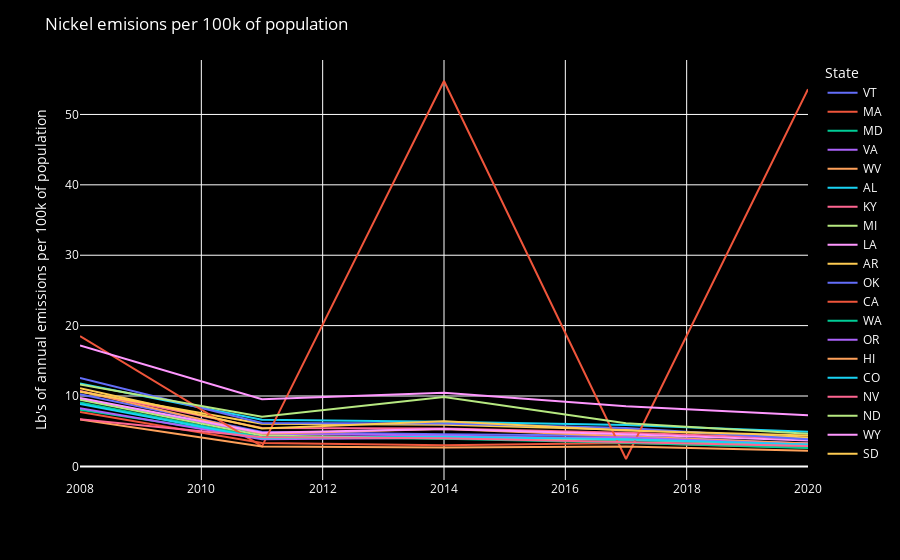

Write notebook code for a chart like this one.
### Code cell
#     'Nickel',
Nickel = nei_by_pollutant.loc[(nei_by_pollutant["Pollutant"] == 'Nickel')]

Nickel_plot = px.line(
    Nickel,
    x = "Year",
    y = "Emmisions_per_100k",
    hover_name = "CAV_adoption",
    color = "State",
    labels = {
        "Year":'',
        "Emmisions_per_100k": "Lb's of annual emissions per 100k of population"
    }
)

Nickel_plot.update_layout(
#     yaxis_range=[0,30],
    font_color="white",
    legend=dict(
    title="State"
))

Nickel_plot.update_layout({
    'plot_bgcolor':'black',
    'paper_bgcolor':'black',
    'title':'Nickel emisions per 100k of population'
})

Nickel_plot.show()

### Figure 1 — Plotly figure (JSON) as saved in the notebook; plotly's stock layout.template omitted (floating-point values rounded to 4 significant figures)
{"data": [{"hovertemplate": "<b>%{hovertext}</b><br><br>State=VT<br>=%{x}<br>Lb's of annual emissions per 100k of population=%{y}<extra></extra>", "hovertext": ["High CAV adoption", "High CAV adoption", "High CAV adoption", "High CAV adoption", "High CAV adoption"], "legendgroup": "VT", "line": {"color": "#636efa", "dash": "solid"}, "marker": {"symbol": "circle"}, "mode": "lines", "name": "VT", "orientation": "v", "showlegend": true, "type": "scatter", "x": [2008, 2011, 2014, 2017, 2020], "xaxis": "x", "y": [10.25, 4.879, 4.559, 4.343, 3.23], "yaxis": "y"}, {"hovertemplate": "<b>%{hovertext}</b><br><br>State=MA<br>=%{x}<br>Lb's of annual emissions per 100k of population=%{y}<extra></extra>", "hovertext": ["High CAV adoption", "High CAV adoption", "High CAV adoption", "High CAV adoption", "High CAV adoption"], "legendgroup": "MA", "line": {"color": "#EF553B", "dash": "solid"}, "marker": {"symbol": "circle"}, "mode": "lines", "name": "MA", "orientation": "v", "showlegend": true, "type": "scatter", "x": [2008, 2011, 2014, 2017, 2020], "xaxis": "x", "y": [7.716, 3.314, 3.0, 3.325, 2.667], "yaxis": "y"}, {"hovertemplate": "<b>%{hovertext}</b><br><br>State=MD<br>=%{x}<br>Lb's of annual emissions per 100k of population=%{y}<extra></extra>", "hovertext": ["High CAV adoption", "High CAV adoption", "High CAV adoption", "High CAV adoption", "High CAV adoption"], "legendgroup": "MD", "line": {"color": "#00cc96", "dash": "solid"}, "marker": {"symbol": "circle"}, "mode": "lines", "name": "MD", "orientation": "v", "showlegend": true, "type": "scatter", "x": [2008, 2011, 2014, 2017, 2020], "xaxis": "x", "y": [9.065, 4.141, 4.024, 3.701, 2.945], "yaxis": "y"}, {"hovertemplate": "<b>%{hovertext}</b><br><br>State=VA<br>=%{x}<br>Lb's of annual emissions per 100k of population=%{y}<extra></extra>", "hovertext": ["High CAV adoption", "High CAV adoption", "High CAV adoption", "High CAV adoption", "High CAV adoption"], "legendgroup": "VA", "line": {"color": "#ab63fa", "dash": "solid"}, "marker": {"symbol": "circle"}, "mode": "lines", "name": "VA", "orientation": "v", "showlegend": true, "type": "scatter", "x": [2008, 2011, 2014, 2017, 2020], "xaxis": "x", "y": [9.658, 4.619, 4.398, 3.857, 3.269], "yaxis": "y"}, {"hovertemplate": "<b>%{hovertext}</b><br><br>State=WV<br>=%{x}<br>Lb's of annual emissions per 100k of population=%{y}<extra></extra>", "hovertext": ["Low CAV adoption", "Low CAV adoption", "Low CAV adoption", "Low CAV adoption", "Low CAV adoption"], "legendgroup": "WV", "line": {"color": "#FFA15A", "dash": "solid"}, "marker": {"symbol": "circle"}, "mode": "lines", "name": "WV", "orientation": "v", "showlegend": true, "type": "scatter", "x": [2008, 2011, 2014, 2017, 2020], "xaxis": "x", "y": [10.71, 4.625, 5.303, 4.283, 3.248], "yaxis": "y"}, {"hovertemplate": "<b>%{hovertext}</b><br><br>State=AL<br>=%{x}<br>Lb's of annual emissions per 100k of population=%{y}<extra></extra>", "hovertext": ["Low CAV adoption", "Low CAV adoption", "Low CAV adoption", "Low CAV adoption", "Low CAV adoption"], "legendgroup": "AL", "line": {"color": "#19d3f3", "dash": "solid"}, "marker": {"symbol": "circle"}, "mode": "lines", "name": "AL", "orientation": "v", "showlegend": true, "type": "scatter", "x": [2008, 2011, 2014, 2017, 2020], "xaxis": "x", "y": [11.79, 6.611, 6.343, 5.868, 4.915], "yaxis": "y"}, {"hovertemplate": "<b>%{hovertext}</b><br><br>State=KY<br>=%{x}<br>Lb's of annual emissions per 100k of population=%{y}<extra></extra>", "hovertext": ["Low CAV adoption", "Low CAV adoption", "Low CAV adoption", "Low CAV adoption", "Low CAV adoption"], "legendgroup": "KY", "line": {"color": "#FF6692", "dash": "solid"}, "marker": {"symbol": "circle"}, "mode": "lines", "name": "KY", "orientation": "v", "showlegend": true, "type": "scatter", "x": [2008, 2011, 2014, 2017, 2020], "xaxis": "x", "y": [10.69, 5.468, 5.386, 4.764, 3.913], "yaxis": "y"}, {"hovertemplate": "<b>%{hovertext}</b><br><br>State=MI<br>=%{x}<br>Lb's of annual emissions per 100k of population=%{y}<extra></extra>", "hovertext": ["Low CAV adoption", "Low CAV adoption", "Low CAV adoption", "Low CAV adoption", "Low CAV adoption"], "legendgroup": "MI", "line": {"color": "#B6E880", "dash": "solid"}, "marker": {"symbol": "circle"}, "mode": "lines", "name": "MI", "orientation": "v", "showlegend": true, "type": "scatter", "x": [2008, 2011, 2014, 2017, 2020], "xaxis": "x", "y": [9.479, 4.375, 3.968, 3.859, 3.076], "yaxis": "y"}, {"hovertemplate": "<b>%{hovertext}</b><br><br>State=LA<br>=%{x}<br>Lb's of annual emissions per 100k of population=%{y}<extra></extra>", "hovertext": ["Low CAV adoption", "Low CAV adoption", "Low CAV adoption", "Low CAV adoption", "Low CAV adoption"], "legendgroup": "LA", "line": {"color": "#FF97FF", "dash": "solid"}, "marker": {"symbol": "circle"}, "mode": "lines", "name": "LA", "orientation": "v", "showlegend": true, "type": "scatter", "x": [2008, 2011, 2014, 2017, 2020], "xaxis": "x", "y": [9.708, 4.764, 5.315, 4.56, 3.677], "yaxis": "y"}, {"hovertemplate": "<b>%{hovertext}</b><br><br>State=AR<br>=%{x}<br>Lb's of annual emissions per 100k of population=%{y}<extra></extra>", "hovertext": ["Low CAV adoption", "Low CAV adoption", "Low CAV adoption", "Low CAV adoption", "Low CAV adoption"], "legendgroup": "AR", "line": {"color": "#FECB52", "dash": "solid"}, "marker": {"symbol": "circle"}, "mode": "lines", "name": "AR", "orientation": "v", "showlegend": true, "type": "scatter", "x": [2008, 2011, 2014, 2017, 2020], "xaxis": "x", "y": [10.59, 6.044, 5.927, 5.193, 4.116], "yaxis": "y"}, {"hovertemplate": "<b>%{hovertext}</b><br><br>State=OK<br>=%{x}<br>Lb's of annual emissions per 100k of population=%{y}<extra></extra>", "hovertext": ["Low CAV adoption", "Low CAV adoption", "Low CAV adoption", "Low CAV adoption", "Low CAV adoption"], "legendgroup": "OK", "line": {"color": "#636efa", "dash": "solid"}, "marker": {"symbol": "circle"}, "mode": "lines", "name": "OK", "orientation": "v", "showlegend": true, "type": "scatter", "x": [2008, 2011, 2014, 2017, 2020], "xaxis": "x", "y": [12.58, 6.166, 6.101, 5.449, 3.841], "yaxis": "y"}, {"hovertemplate": "<b>%{hovertext}</b><br><br>State=CA<br>=%{x}<br>Lb's of annual emissions per 100k of population=%{y}<extra></extra>", "hovertext": ["High CAV adoption", "High CAV adoption", "High CAV adoption", "High CAV adoption", "High CAV adoption"], "legendgroup": "CA", "line": {"color": "#EF553B", "dash": "solid"}, "marker": {"symbol": "circle"}, "mode": "lines", "name": "CA", "orientation": "v", "showlegend": true, "type": "scatter", "x": [2008, 2011, 2014, 2017, 2020], "xaxis": "x", "y": [18.51, 2.835, 54.75, 1.049, 53.59], "yaxis": "y"}, {"hovertemplate": "<b>%{hovertext}</b><br><br>State=WA<br>=%{x}<br>Lb's of annual emissions per 100k of population=%{y}<extra></extra>", "hovertext": ["High CAV adoption", "High CAV adoption", "High CAV adoption", "High CAV adoption", "High CAV adoption"], "legendgroup": "WA", "line": {"color": "#00cc96", "dash": "solid"}, "marker": {"symbol": "circle"}, "mode": "lines", "name": "WA", "orientation": "v", "showlegend": true, "type": "scatter", "x": [2008, 2011, 2014, 2017, 2020], "xaxis": "x", "y": [8.045, 4.139, 3.933, 3.367, 2.613], "yaxis": "y"}, {"hovertemplate": "<b>%{hovertext}</b><br><br>State=OR<br>=%{x}<br>Lb's of annual emissions per 100k of population=%{y}<extra></extra>", "hovertext": ["High CAV adoption", "High CAV adoption", "High CAV adoption", "High CAV adoption", "High CAV adoption"], "legendgroup": "OR", "line": {"color": "#ab63fa", "dash": "solid"}, "marker": {"symbol": "circle"}, "mode": "lines", "name": "OR", "orientation": "v", "showlegend": true, "type": "scatter", "x": [2008, 2011, 2014, 2017, 2020], "xaxis": "x", "y": [8.253, 3.843, 4.073, 4.133, 3.085], "yaxis": "y"}, {"hovertemplate": "<b>%{hovertext}</b><br><br>State=HI<br>=%{x}<br>Lb's of annual emissions per 100k of population=%{y}<extra></extra>", "hovertext": ["High CAV adoption", "High CAV adoption", "High CAV adoption", "High CAV adoption", "High CAV adoption"], "legendgroup": "HI", "line": {"color": "#FFA15A", "dash": "solid"}, "marker": {"symbol": "circle"}, "mode": "lines", "name": "HI", "orientation": "v", "showlegend": true, "type": "scatter", "x": [2008, 2011, 2014, 2017, 2020], "xaxis": "x", "y": [6.649, 2.813, 2.67, 2.841, 2.216], "yaxis": "y"}, {"hovertemplate": "<b>%{hovertext}</b><br><br>State=CO<br>=%{x}<br>Lb's of annual emissions per 100k of population=%{y}<extra></extra>", "hovertext": ["High CAV adoption", "High CAV adoption", "High CAV adoption", "High CAV adoption", "High CAV adoption"], "legendgroup": "CO", "line": {"color": "#19d3f3", "dash": "solid"}, "marker": {"symbol": "circle"}, "mode": "lines", "name": "CO", "orientation": "v", "showlegend": true, "type": "scatter", "x": [2008, 2011, 2014, 2017, 2020], "xaxis": "x", "y": [8.875, 3.998, 4.204, 3.839, 3.122], "yaxis": "y"}, {"hovertemplate": "<b>%{hovertext}</b><br><br>State=NV<br>=%{x}<br>Lb's of annual emissions per 100k of population=%{y}<extra></extra>", "hovertext": ["High CAV adoption", "High CAV adoption", "High CAV adoption", "High CAV adoption", "High CAV adoption"], "legendgroup": "NV", "line": {"color": "#FF6692", "dash": "solid"}, "marker": {"symbol": "circle"}, "mode": "lines", "name": "NV", "orientation": "v", "showlegend": true, "type": "scatter", "x": [2008, 2011, 2014, 2017, 2020], "xaxis": "x", "y": [6.712, 4.147, 4.011, 3.417, 2.882], "yaxis": "y"}, {"hovertemplate": "<b>%{hovertext}</b><br><br>State=ND<br>=%{x}<br>Lb's of annual emissions per 100k of population=%{y}<extra></extra>", "hovertext": ["Low CAV adoption", "Low CAV adoption", "Low CAV adoption", "Low CAV adoption", "Low CAV adoption"], "legendgroup": "ND", "line": {"color": "#B6E880", "dash": "solid"}, "marker": {"symbol": "circle"}, "mode": "lines", "name": "ND", "orientation": "v", "showlegend": true, "type": "scatter", "x": [2008, 2011, 2014, 2017, 2020], "xaxis": "x", "y": [11.62, 7.067, 9.858, 6.133, 4.653], "yaxis": "y"}, {"hovertemplate": "<b>%{hovertext}</b><br><br>State=WY<br>=%{x}<br>Lb's of annual emissions per 100k of population=%{y}<extra></extra>", "hovertext": ["Low CAV adoption", "Low CAV adoption", "Low CAV adoption", "Low CAV adoption", "Low CAV adoption"], "legendgroup": "WY", "line": {"color": "#FF97FF", "dash": "solid"}, "marker": {"symbol": "circle"}, "mode": "lines", "name": "WY", "orientation": "v", "showlegend": true, "type": "scatter", "x": [2008, 2011, 2014, 2017, 2020], "xaxis": "x", "y": [17.17, 9.538, 10.46, 8.536, 7.262], "yaxis": "y"}, {"hovertemplate": "<b>%{hovertext}</b><br><br>State=SD<br>=%{x}<br>Lb's of annual emissions per 100k of population=%{y}<extra></extra>", "hovertext": ["Low CAV adoption", "Low CAV adoption", "Low CAV adoption", "Low CAV adoption", "Low CAV adoption"], "legendgroup": "SD", "line": {"color": "#FECB52", "dash": "solid"}, "marker": {"symbol": "circle"}, "mode": "lines", "name": "SD", "orientation": "v", "showlegend": true, "type": "scatter", "x": [2008, 2011, 2014, 2017, 2020], "xaxis": "x", "y": [11.09, 5.4, 6.397, 5.106, 4.397], "yaxis": "y"}], "layout": {"font": {"color": "white"}, "legend": {"title": {"text": "State"}, "tracegroupgap": 0}, "margin": {"t": 60}, "paper_bgcolor": "black", "plot_bgcolor": "black", "title": {"text": "Nickel emisions per 100k of population"}, "xaxis": {"anchor": "y", "domain": [0, 1], "title": {"text": ""}}, "yaxis": {"anchor": "x", "domain": [0, 1], "title": {"text": "Lb's of annual emissions per 100k of population"}}}}
